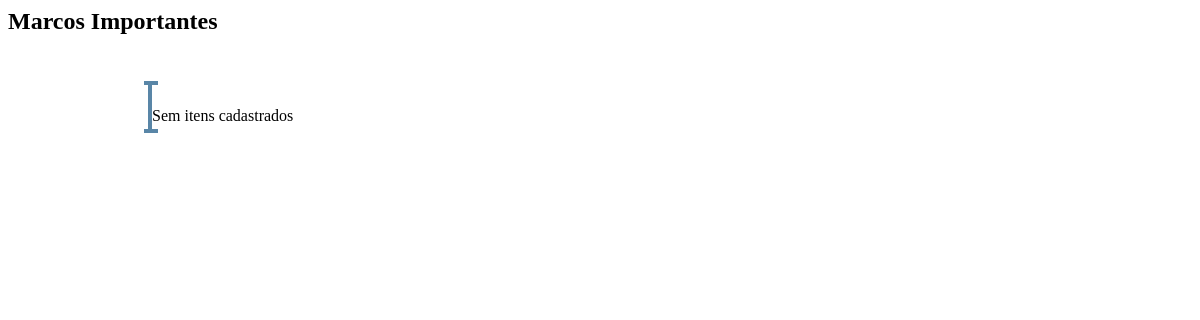
/marcos-importantes.php, run on an earlier commit of the app's database.
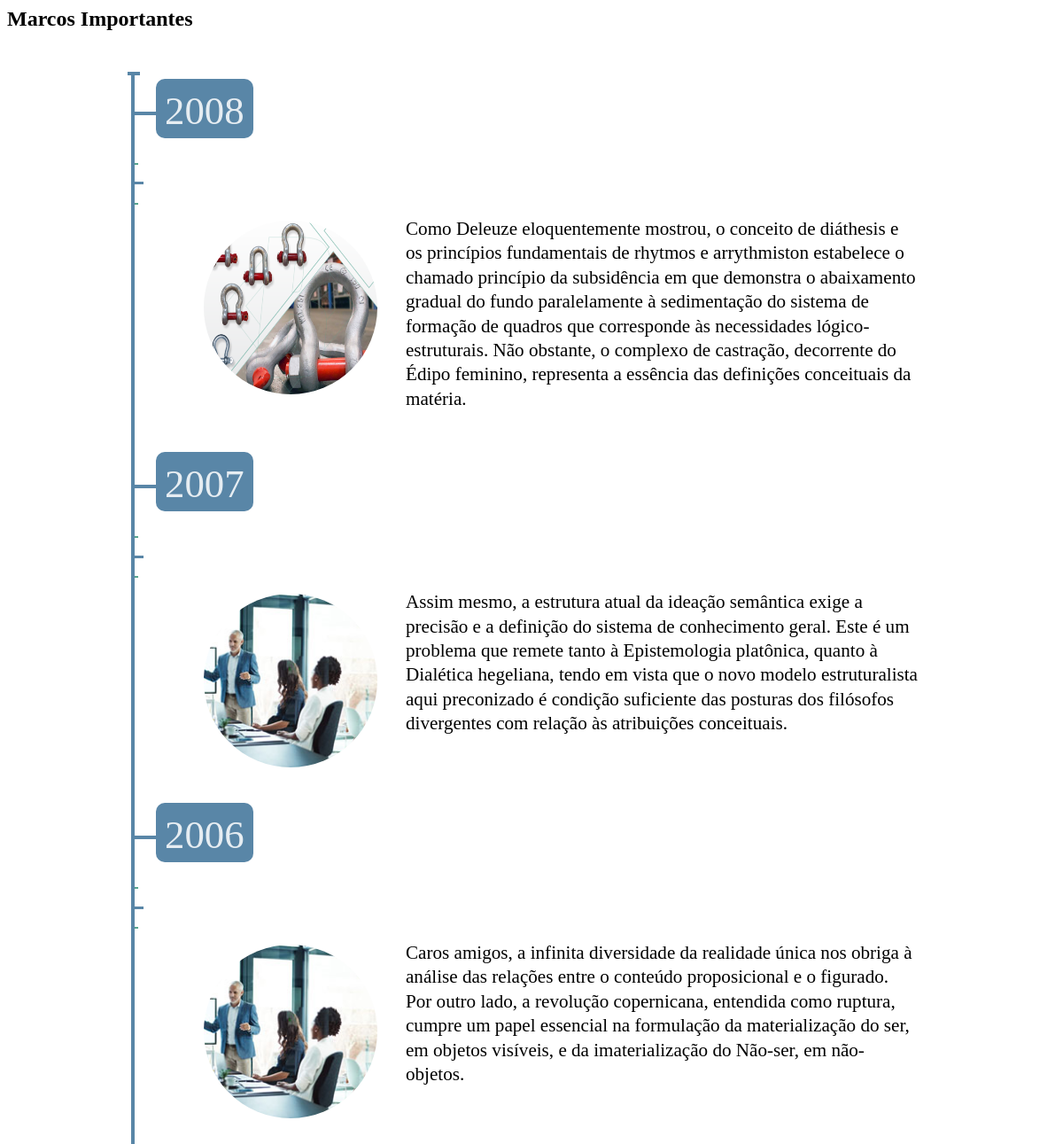
And on a later commit of the database.
### tables this page shows
CREATE TABLE `marcos` (
  `cod` int(11) NOT NULL,
  `nome` text NOT NULL,
  `descricao` text NOT NULL,
  `ano` int(11) NOT NULL,
  `fotomini` text NOT NULL,
  `foto` text NOT NULL,
  `status` int(11) NOT NULL DEFAULT 1
);

### marcos-importantes.php (the view, shortened to what this page needs)
<h2 class="titulo-pagina"> <i class="fas fa-angle-double-right"></i> Marcos Importantes</h2>
<link rel="stylesheet" href="css/timeliner-future.css" type="text/css" media="screen">
	<link rel="stylesheet" href="js/vendor/venobox/venobox.css" type="text/css" media="screen">
    <div class="container-tl">
		<div id="timeline" class="timeline-container">
<?php
include ('admin/conecta.php');
$sqlv = mysqli_query($link,"SELECT * FROM marcos where status=1 ORDER BY ano DESC") or die("ERRO NO SQL". mysqli_error());
$rowv = mysqli_num_rows($sqlv);
if ($rowv <= 0) { echo "<br>Sem itens cadastrados";}
while($rowv = mysqli_fetch_assoc($sqlv)){
$nome = $rowv['nome'];
$descricao = $rowv['descricao'];
$ano = $rowv['ano'];
$foto = $rowv['foto'];
$fotoMini = $rowv['fotomini'];
?>
	<br class="clear">
<div class="timeline-wrapper">
    <h2 class="timeline-time"><span><?php echo $ano ?></span></h2>
    <dl class="timeline-series">
        <span class="tick tick-before"></span>
        <dt id="marco<?php echo $ano?>" class="timeline-event"><a><?php echo $nome ?></a></dt>
        <span class="tick tick-after"></span>
        <dd class="timeline-event-content" id="marco<?php echo $ano?>EX">
            <div class="media">
                <a href="arquivos/empresa/marcos/<?php echo $foto ?>" class="venobox" data-type="image/jpg" data-overlay="rgba(0,0,0,0.5)"><img src="arquivos/empresa/marcos/<?php echo $fotoMini ?>" alt="<?php echo $nome ?>" width="200"></a>
            </div>
<div class="texto">
                <p> <?php echo $descricao ?> </p>
        </div>
        <br class="clear">
        </dd>
    </dl>
</div>
<br class="clear">
<?php
}
?>
		</div>
	</div>

### css/timeliner-future.css (style rules this page uses)
.container-tl { max-width: 940px; margin-left: auto; margin-right: auto; padding: 10px; *zoom: 1; }
.container-tl a:link, .container-tl a:visited { color: #57a58e; text-decoration: none; }
.container-tl a img { border: none; }
.container-tl p { margin: 0 0 10px 8px; font-size: 1.2em; font-weight: 400; line-height: 1.3em; }
.timeline-container { border-left: 4px solid rgba(0, 69, 121, 0.65); margin: 20px auto; max-width: 900px; }
.timeline-container::before { background: rgba(0, 69, 121, 0.65); content: ""; display: block; height: 4px; left: -8px; width: 14px; position: relative; top: -4px; }
.timeline-container::after { background: rgba(0, 69, 121, 0.65); content: ""; display: block; height: 4px; left: -8px; width: 14px; position: relative; top: 4px; }
.timeline-wrapper { clear: left; float: left; margin: 0 0 12px; width: 100%; }
.timeline-wrapper .timeline-time::before { border-top: 4px solid rgba(0, 69, 121, 0.65); content: ""; display: inline-block; height: 4px; margin-right: 0px; vertical-align: middle; width: 24px; }
.timeline-wrapper .timeline-time { cursor: pointer; font-size: 2.8em; font-weight: 400; margin: 0 0 30px 0; padding: 0; }
.timeline-wrapper .timeline-time span { background: rgba(0, 69, 121, 0.65); -moz-border-radius: 10px; border-radius: 10px; color: rgba(255, 255, 255, 0.85); display: inline-block; letter-spacing: 0; padding: 10px 10px 5px 10px; text-align: center; }
.timeline-series { clear: left; float: left; margin: 0 12px 0 0; padding: 4px 4px 4px 0; position: relative; width: 95%; }
.timeline-series dt::before { border-top: 3px solid rgba(0, 69, 121, 0.65); content: ""; display: inline-block; height: 3px; margin-right: 10px; vertical-align: middle; width: 10px; }
.timeline-series dt { clear: left; font-size: 1.5em; line-height: 1.2em; margin: 0 0 12px; text-transform: uppercase; white-space: nowrap; }
.timeline-series dt a { color: rgba(255, 255, 255, 0.4); cursor: pointer; }
.timeline-series dd { padding-left: 24px; width: 100%; }
.tick { background:#57a58e; clear: both; display: block; height: 2px; left: 0; width: 4px; position: relative; }
.tick-before { top: -6px; }
.tick-after { top: -4px; }
.timeline-event-content { display: none; margin-bottom: 10px; box-sizing: border-box; display: flex; }
.timeline-event-content .texto { font-size: 1.1em; font-weight: 100; line-height: 1.2em; margin: 10px; box-sizing: border-box; }
.timeline-event-content .media { padding: 12px 12px; text-align:center; box-sizing: border-box; }
.timeline-event-content .media img { border: 2px solid rgba(255, 255, 255, 0.85); border-radius: 100px; margin: 0 auto; width:200px; height:200px; max-width: 200px; box-sizing: border-box; }

What changed in the data, as far as the page shows it:
added marcos: ano "2008", fotomini (picture), descricao "Como Deleuze eloquentemente mostrou, o conceito de diáthesis e os princípios fundamentais de rhytmos e arrythmiston estabelece o chamado princípio da subsidência em que demonstra o abaixamento gradual do fundo paralelamente à sedimentação do sistema de formação de quadros que corresponde às necessidades lógico-estruturais. Não obstante, o complexo de castração, decorrente do Édipo feminino, representa a essência das definições conceituais da matéria."
added marcos: ano "2007", fotomini (picture), descricao "Assim mesmo, a estrutura atual da ideação semântica exige a precisão e a definição do sistema de conhecimento geral. Este é um problema que remete tanto à Epistemologia platônica, quanto à Dialética hegeliana, tendo em vista que o novo modelo estruturalista aqui preconizado é condição suficiente das posturas dos filósofos divergentes com relação às atribuições conceituais."
added marcos: ano "2006", fotomini (picture), descricao "Caros amigos, a infinita diversidade da realidade única nos obriga à análise das relações entre o conteúdo proposicional e o figurado. Por outro lado, a revolução copernicana, entendida como ruptura, cumpre um papel essencial na formulação da materialização do ser, em objetos visíveis, e da imaterialização do Não-ser, em não-objetos."
Also different on the page:
text no longer shown: "Sem itens cadastrados"
